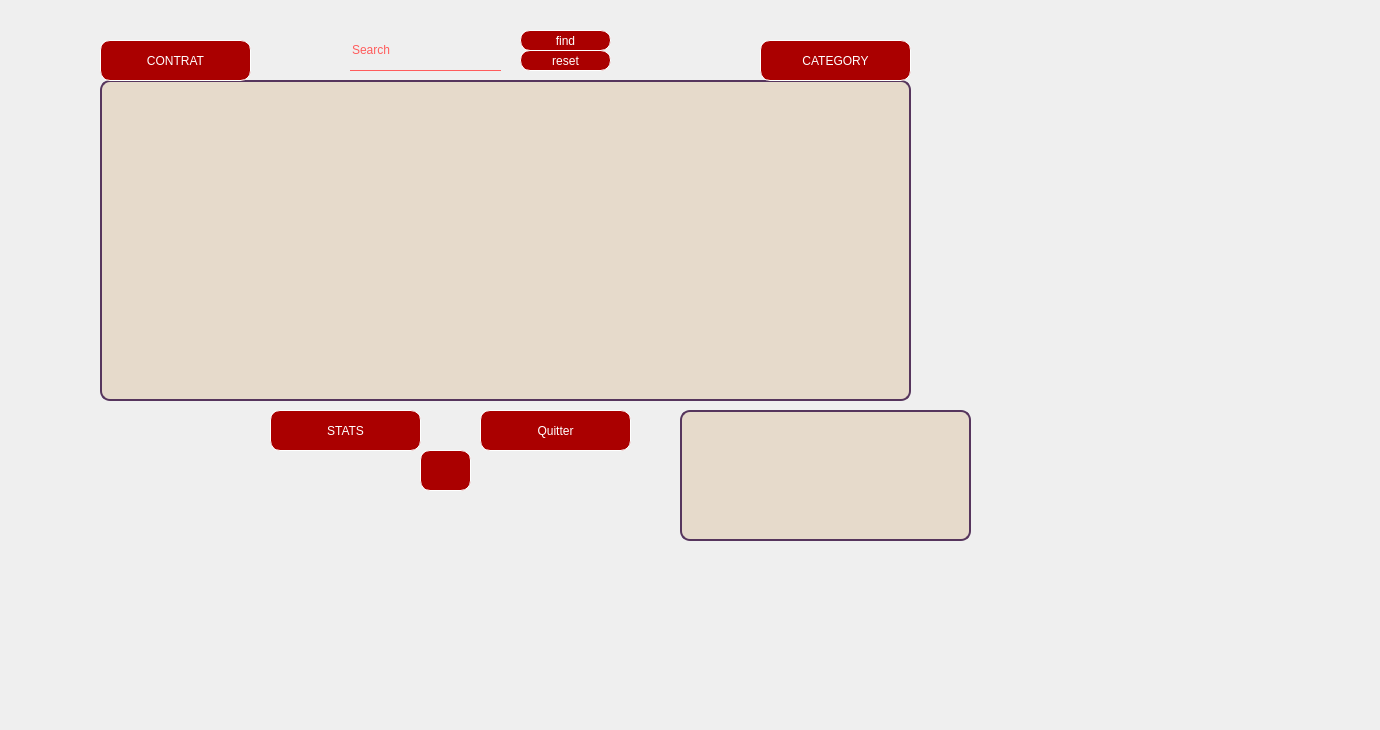
    <widget class="QWidget" name="tab">
     <attribute name="title">
      <string>AFFICHER</string>
     </attribute>
     <widget class="QLabel" name="label_24">
      <property name="geometry">
       <rect>
        <x>930</x>
        <y>0</y>
        <width>41</width>
        <height>61</height>
       </rect>
      </property>
      <property name="styleSheet">
       <string notr="true">
image: url(:/new/prefix1/422112051_685019823787946_3501015430639793139_n.png);</string>
      </property>
      <property name="text">
       <string/>
      </property>
     </widget>
     <widget class="QTableView" name="tableView">
      <property name="geometry">
       <rect>
        <x>100</x>
        <y>80</y>
        <width>811</width>
        <height>321</height>
       </rect>
      </property>
      <property name="contextMenuPolicy">
       <enum>Qt::NoContextMenu</enum>
      </property>
      <property name="acceptDrops">
       <bool>true</bool>
      </property>
      <property name="layoutDirection">
       <enum>Qt::LeftToRight</enum>
      </property>
      <property name="styleSheet">
       <string notr="true">background-color: rgb(230, 218, 203);
 font: 87 9pt &quot;Arial Black&quot;; 
  border-radius: 10px ; /* Arrondi dans tous les coins */
  border: 2px solid rgb(86, 53, 93); /* Bordure de la QLabel en couleur RGB spécifiée */   /*background-color: transparent;*/</string>
      </property>
      <attribute name="horizontalHeaderMinimumSectionSize">
       <number>50</number>
      </attribute>
      <attribute name="horizontalHeaderDefaultSectionSize">
       <number>180</number>
      </attribute>
      <attribute name="verticalHeaderMinimumSectionSize">
       <number>50</number>
      </attribute>
      <attribute name="verticalHeaderDefaultSectionSize">
       <number>70</number>
      </attribute>
     </widget>
     <widget class="QPushButton" name="ranking">
      <property name="geometry">
       <rect>
        <x>100</x>
        <y>40</y>
        <width>151</width>
        <height>41</height>
       </rect>
      </property>
      <property name="layoutDirection">
       <enum>Qt::RightToLeft</enum>
      </property>
      <property name="styleSheet">
       <string notr="true">QPushButton{
background-color: rgb(170, 0, 0);
border :1px solid rgb(255, 255, 255);
border-radius :10px;
color: #FFF;
padding-left: 20px;
padding-right:20px;

}

QPushButton::hover{
	font: 81 10pt &quot;Rockwell Extra Bold&quot;;
color:white;
border-radius:15px;
background:#45a8ff;

}</string>
      </property>
      <property name="text">
       <string>CONTRAT</string>
      </property>
     </widget>
     <widget class="QPushButton" name="pushButton_3">
      <property name="geometry">
       <rect>
        <x>480</x>
        <y>410</y>
        <width>151</width>
        <height>41</height>
       </rect>
      </property>
      <property name="styleSheet">
       <string notr="true">QPushButton{
background-color: rgb(170, 0, 0);
border :1px solid rgb(255, 255, 255);
border-radius :10px;
color: #FFF;
padding-left: 20px;
padding-right:20px;

}

QPushButton::hover{
	font: 81 10pt &quot;Rockwell Extra Bold&quot;;
color:white;
border-radius:15px;
background:#45a8ff;

}</string>
      </property>
      <property name="text">
       <string>Quitter</string>
      </property>
     </widget>
     <widget class="QLabel" name="label_32">
      <property name="geometry">
       <rect>
        <x>-200</x>
        <y>-90</y>
        <width>1371</width>
        <height>721</height>
       </rect>
      </property>
      <property name="styleSheet">
       <string notr="true">image: url(:/new/prefix1/ah.png);</string>
      </property>
      <property name="text">
       <string/>
      </property>
     </widget>
     <widget class="QPushButton" name="stats">
      <property name="geometry">
       <rect>
        <x>270</x>
        <y>410</y>
        <width>151</width>
        <height>41</height>
       </rect>
      </property>
      <property name="layoutDirection">
       <enum>Qt::RightToLeft</enum>
      </property>
      <property name="styleSheet">
       <string notr="true">QPushButton{
background-color: rgb(170, 0, 0);
border :1px solid rgb(255, 255, 255);
border-radius :10px;
color: #FFF;
padding-left: 20px;
padding-right:20px;

}

QPushButton::hover{
	font: 81 10pt &quot;Rockwell Extra Bold&quot;;
color:white;
border-radius:15px;
background:#45a8ff;

}</string>
      </property>
      <property name="text">
       <string>STATS</string>
      </property>
     </widget>
     <widget class="QPushButton" name="stats_2">
      <property name="geometry">
       <rect>
        <x>420</x>
        <y>450</y>
        <width>51</width>
        <height>41</height>
       </rect>
      </property>
      <property name="layoutDirection">
       <enum>Qt::RightToLeft</enum>
      </property>
      <property name="styleSheet">
       <string notr="true">QPushButton{
background-color: rgb(170, 0, 0);
border :1px solid rgb(255, 255, 255);
border-radius :10px;
color: #FFF;
padding-left: 20px;
padding-right:20px;

}

QPushButton::hover{
	font: 81 10pt &quot;Rockwell Extra Bold&quot;;
color:white;
border-radius:15px;
background:#45a8ff;

}</string>
      </property>
      <property name="text">
       <string/>
      </property>
      <property name="icon">
       <iconset resource="resource.qrc">
        <normaloff>:/icons/feather/archive.svg</normaloff>:/icons/feather/archive.svg</iconset>
      </property>
      <property name="iconSize">
       <size>
        <width>50</width>
        <height>32</height>
       </size>
      </property>
     </widget>
     <widget class="QPushButton" name="ranking_2">
      <property name="geometry">
       <rect>
        <x>760</x>
        <y>40</y>
        <width>151</width>
        <height>41</height>
       </rect>
      </property>
      <property name="layoutDirection">
       <enum>Qt::RightToLeft</enum>
      </property>
      <property name="styleSheet">
       <string notr="true">QPushButton{
background-color: rgb(170, 0, 0);
border :1px solid rgb(255, 255, 255);
border-radius :10px;
color: #FFF;
padding-left: 20px;
padding-right:20px;

}

QPushButton::hover{
	font: 81 10pt &quot;Rockwell Extra Bold&quot;;
color:white;
border-radius:15px;
background:#45a8ff;

}</string>
      </property>
      <property name="text">
       <string>CATEGORY</string>
      </property>
     </widget>
     <widget class="QLineEdit" name="lineEdit_3">
      <property name="geometry">
       <rect>
        <x>350</x>
        <y>30</y>
        <width>151</width>
        <height>41</height>
       </rect>
      </property>
      <property name="styleSheet">
       <string notr="true">QLineEdit{
	font: 75 11pt &quot;MS Serif&quot;;
	
background:transparent;
border:none;
color:#ff5c5c;
	color: rgb(255, 92, 92);
border-bottom:1px solid #ff5c5c

}</string>
      </property>
      <property name="text">
       <string>Search</string>
      </property>
     </widget>
     <widget class="QPushButton" name="find">
      <property name="geometry">
       <rect>
        <x>520</x>
        <y>30</y>
        <width>91</width>
        <height>21</height>
       </rect>
      </property>
      <property name="layoutDirection">
       <enum>Qt::RightToLeft</enum>
      </property>
      <property name="styleSheet">
       <string notr="true">QPushButton{
background-color: rgb(170, 0, 0);
border :1px solid rgb(255, 255, 255);
border-radius :10px;
color: #FFF;
padding-left: 20px;
padding-right:20px;

}

QPushButton::hover{
	font: 81 10pt &quot;Rockwell Extra Bold&quot;;
color:white;
border-radius:15px;
background:#45a8ff;

}</string>
      </property>
      <property name="text">
       <string>find</string>
      </property>
     </widget>
     <widget class="QPushButton" name="reset_search">
      <property name="geometry">
       <rect>
        <x>520</x>
        <y>50</y>
        <width>91</width>
        <height>21</height>
       </rect>
      </property>
      <property name="layoutDirection">
       <enum>Qt::RightToLeft</enum>
      </property>
      <property name="styleSheet">
       <string notr="true">QPushButton{
background-color: rgb(170, 0, 0);
border :1px solid rgb(255, 255, 255);
border-radius :10px;
color: #FFF;
padding-left: 20px;
padding-right:20px;

}

QPushButton::hover{
	font: 81 10pt &quot;Rockwell Extra Bold&quot;;
color:white;
border-radius:15px;
background:#45a8ff;

}</string>
      </property>
      <property name="text">
       <string>reset</string>
      </property>
     </widget>
     <widget class="QLabel" name="ard">
      <property name="geometry">
       <rect>
        <x>220</x>
        <y>570</y>
        <width>56</width>
        <height>16</height>
       </rect>
      </property>
      <property name="text">
       <string/>
      </property>
     </widget>
     <widget class="QLabel" name="labelBPM">
      <property name="geometry">
       <rect>
        <x>680</x>
        <y>410</y>
        <width>291</width>
        <height>131</height>
       </rect>
      </property>
      <property name="styleSheet">
       <string notr="true">background-color: rgb(230, 218, 203);
 font: 87 9pt &quot;Arial Black&quot;; 
  border-radius: 10px ; /* Arrondi dans tous les coins */
  border: 2px solid rgb(86, 53, 93); /* Bordure de la QLabel en couleur RGB spécifiée */   /*background-color: transparent;*/
</string>
      </property>
      <property name="text">
       <string/>
      </property>
     </widget>
     <zorder>label_32</zorder>
     <zorder>tableView</zorder>
     <zorder>label_24</zorder>
     <zorder>ranking</zorder>
     <zorder>pushButton_3</zorder>
     <zorder>stats</zorder>
     <zorder>stats_2</zorder>
     <zorder>ranking_2</zorder>
     <zorder>lineEdit_3</zorder>
     <zorder>find</zorder>
     <zorder>reset_search</zorder>
     <zorder>ard</zorder>
     <zorder>labelBPM</zorder>
    </widget>
